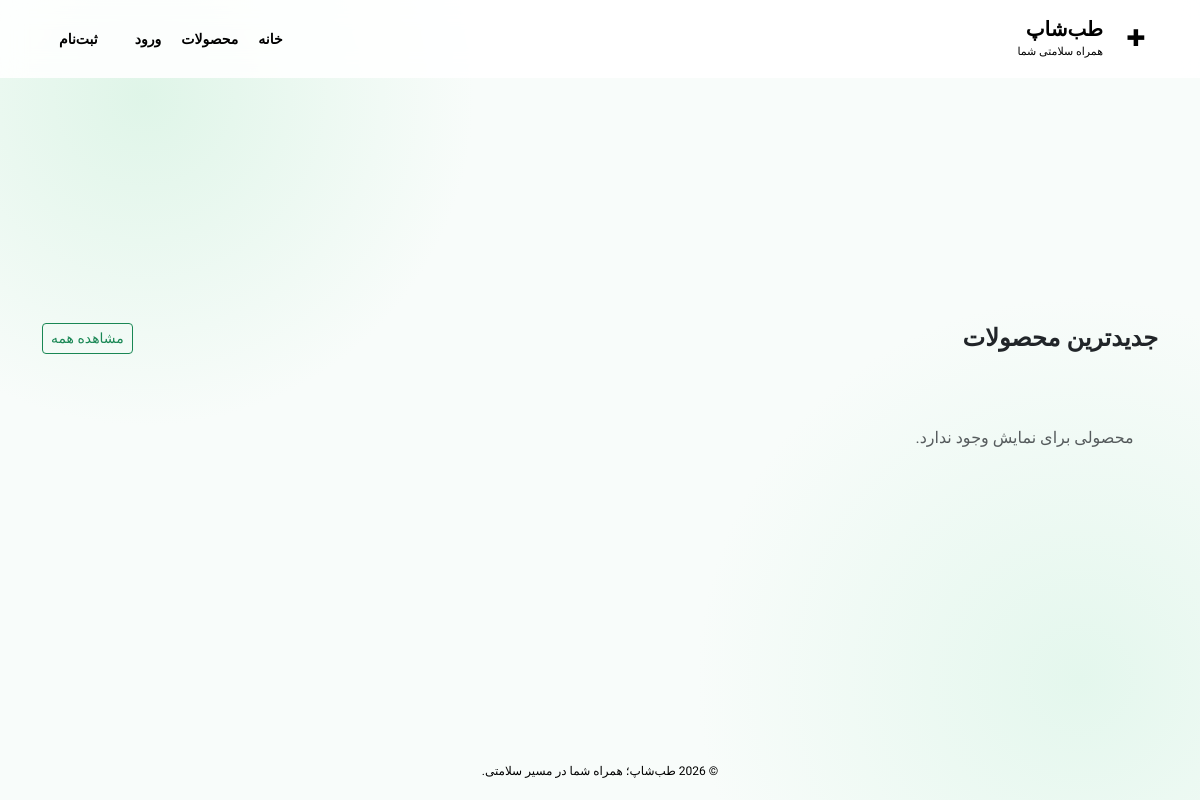
Before: / with the older database file.
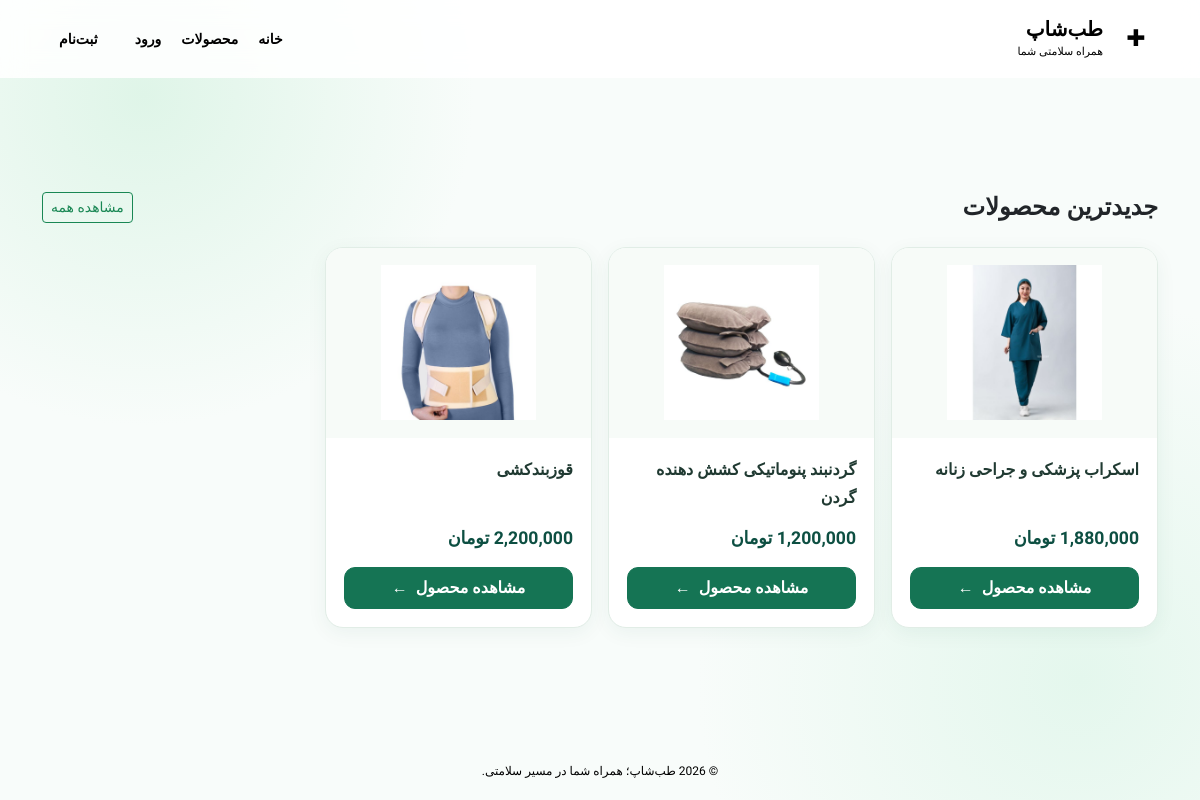
After: the same page with the newer database file.
### apps/products/models.py (models this page shows, shortened)
class Product(models.Model):
    class Size(models.TextChoices):
        SMALL = ("S", "اسمال")
        MEDIUM = ("M", "مدیوم")
        LARGE = ("L", "لارج")
        XLARGE = ("XL", "ایکس لارج")
    class Gender(models.TextChoices):
        MALE = ("M", "مردانه")
        FEMALE = ("F", "زنانه")
        UNISEX = ("U", "یونیسکس")
    title = models.CharField(max_length=50, unique=True, verbose_name="عنوان محصول")
    slug = models.SlugField(
        max_length=100,
        unique=True,
        blank=True,
        verbose_name="نامک (Slug)",
    )
    description = models.TextField(
        verbose_name="توضیحات محصول",
        blank=True,
        null=True,
    )
    category = models.ForeignKey(
        Category,
        on_delete=models.CASCADE,
        related_name="products",
        verbose_name="دسته‌بندی",
    )
    brand = models.ForeignKey(
        Brand,
        on_delete=models.CASCADE,
        verbose_name="برند",
    )
    model = models.ForeignKey(
        BrandModel,
        on_delete=models.CASCADE,
        verbose_name="مدل",
        null=True,
        blank=True,
    )
    color = models.ForeignKey(
        Color,
        on_delete=models.CASCADE,
        verbose_name="رنگ",
        null=True,
        blank=True,
    )
    size = models.CharField(
        max_length=5,
        choices=Size.choices,
        default=Size.SMALL,
        null=True,
        blank=True,
        verbose_name="سایز",
    )
    quantity = models.PositiveIntegerField(default=0, verbose_name="موجودی")
    price = models.DecimalField(
        max_digits=12,
        decimal_places=0,
        verbose_name="قیمت (تومان)",
    )
    gender = models.CharField(
        max_length=1,
        choices=Gender.choices,
        default=Gender.FEMALE,
        verbose_name="جنسیت",
    )
    is_active = models.BooleanField(default=True, verbose_name="فعال")
    created_at = models.DateTimeField(auto_now_add=True, verbose_name="تاریخ ایجاد")
    updated_at = models.DateTimeField(auto_now=True, verbose_name="تاریخ ویرایش")
    class Meta:
        verbose_name = "محصول"
        verbose_name_plural = "محصولات"

class ProductImage(models.Model):
    product = models.ForeignKey(
        Product,
        on_delete=models.CASCADE,
        related_name="images",
        verbose_name="تصویر محصول",
    )
    image = models.ImageField(
        upload_to="products/images/",
        verbose_name="تصویر",
    )
    alt_text = models.CharField(
        max_length=100,
        blank=True,
        null=True,
        verbose_name="متن جایگزین (Alt)",
    )
    created_at = models.DateTimeField(
        auto_now_add=True,
        verbose_name="تاریخ بارگذاری",
    )
    class Meta:
        verbose_name = "تصویر محصول"
        verbose_name_plural = "تصاویر محصول"

### apps/products/views.py (the view)
# urls.py: path('', HomePageView.as_view(), name='home'),
class HomePageView(TemplateView):
    template_name = "home.html"
    def get_context_data(self, **kwargs):
        context = super().get_context_data(**kwargs)
        print("--- DEBUG: HomePageView is working! ---")
        products = Product.objects.filter(is_active=True).prefetch_related("images").order_by("-created_at")[:8]
        context["recent_products"] = products
        return context

### templates/home.html
{% extends "base.html" %}
{% block content %}
<div class="shop-page container py-3">
    <div class="d-flex justify-content-between align-items-center mb-4">
        <h2 class="h4 text-dark fw-bold m-0">جدیدترین محصولات</h2>
        <a href="{% url 'products:list' %}" class="btn btn-sm btn-outline-success">مشاهده همه</a>
    </div>
    <div class="row row-cols-2 row-cols-md-4 g-3">
        {% for product in recent_products %}
            <div class="col">{% include "products/_product_card.html" %}</div>
        {% empty %}
            <div class="col-12 text-center py-5 text-muted">محصولی برای نمایش وجود ندارد.</div>
        {% endfor %}
    </div>
</div>
{% endblock %}

### templates/products/_product_card.html
{% load humanize %}
<article class="shop-card">
    <a class="shop-card-media"
       href="{% url 'products:detail' product.slug %}"
       aria-label="مشاهده {{ product.title }}">
        {% with image=product.images.all|first %}
            {% if image %}
                <img src="{{ image.image.url }}"
                     alt="{{ product.title }}"
                     loading="lazy">
            {% else %}
                <span class="text-muted">تصویری ثبت نشده است</span>
            {% endif %}
        {% endwith %}
    </a>
    <div class="shop-card-body">
        <h3 class="shop-card-title">
            <a href="{% url 'products:detail' product.slug %}">
                {{ product.title }}
            </a>
        </h3>
        <div class="mt-auto">
            <div class="shop-price mb-3">
                <bdi>{{ product.price|intcomma }}</bdi> تومان
            </div>
            <a class="shop-btn w-100"
               href="{% url 'products:detail' product.slug %}">
                مشاهده محصول <span aria-hidden="true">←</span>
            </a>
        </div>
    </div>
</article>

Changed rows visible on the page:
added Product: images.image (picture), title "اسکراب پزشکی و جراحی زنانه", price "1,880,000"
added Product: images.image (picture), title "گردنبند پنوماتیکی کشش دهنده گردن", price "1,200,000"
added Product: images.image (picture), title "قوزبندکشی", price "2,200,000"
Other visible differences:
text no longer shown: "محصولی برای نمایش وجود ندارد."
